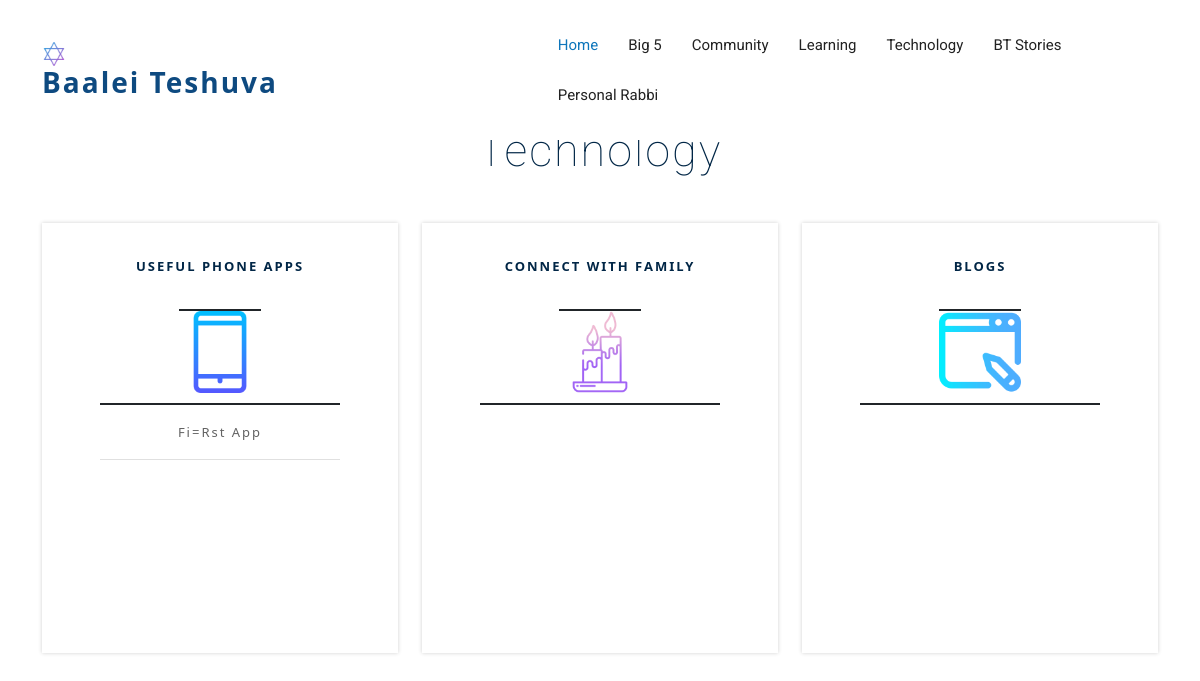
Page /technology/ on the earlier database version.
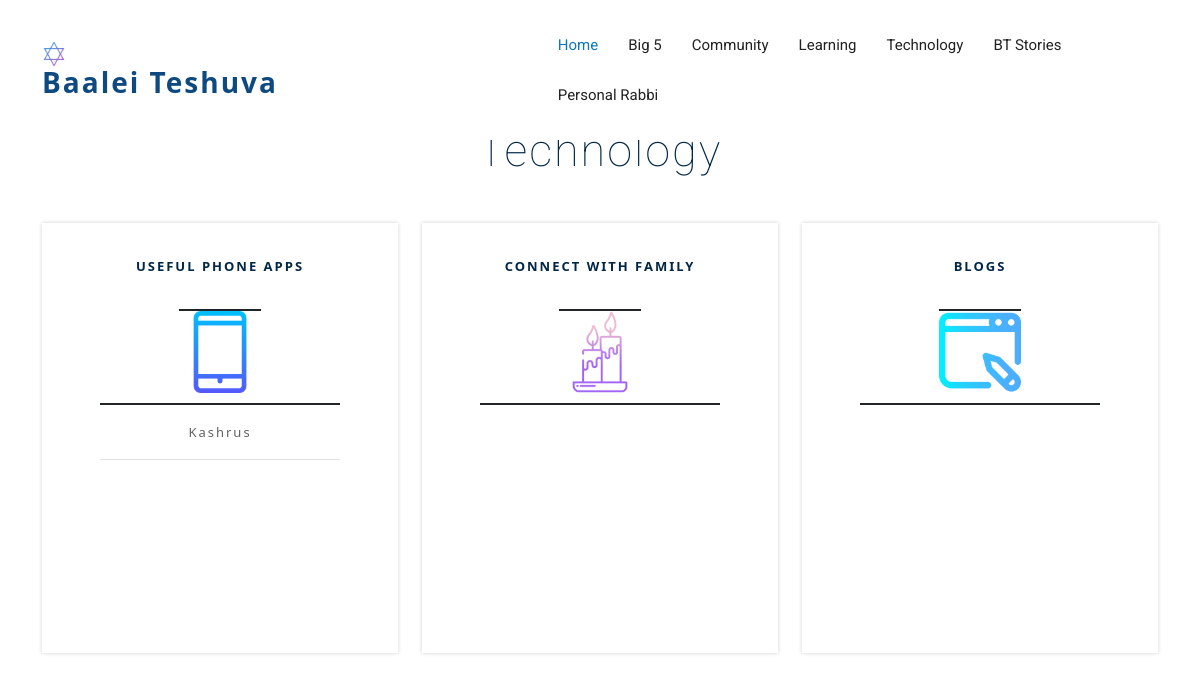
Same page on the later database version.
### baaleit/models.py (models this page shows, shortened)
class Technology(models.Model):
  nameChoices = (('Useful Phone Apps', 'useful phone apps'), ('Connect With Family', 'connect with family'), ('Blogs', 'blogs'))
  name = models.CharField(max_length=60, choices=nameChoices)
  namesub = models.CharField(max_length=60, default='Empty')
  link = models.URLField(max_length = 200, default='No Link')
  submenu = models.BooleanField(default=False)
  class Meta:
    verbose_name_plural = 'Technology'

### baaleit/views.py (the view)
# urls.py: path('technology/', views.technology, name='technology'),
def technology(request):
  technology = Technology.objects.all()
  sublinktechnology = SublinkTechnology.objects.all()
  return render(request, 'technology.html', {'technology': technology, 'sublinktechnology': sublinktechnology})

### baaleit/templates/technology.html (shortened to what this page needs)
{% extends 'base.html' %}
{% load static %}
{% block content %}
<section id="pricing" class="padd-section text-cente">
  <div class="container" data-aos="fade-up">
    <div class="section-title text-center">
      <h2>Technology</h2>
    </div>
    <div class="row" data-aos="fade-up" data-aos-delay="100">
      <div class="col-md-6 col-lg-4">
        <div class="block-pricing">
          <div class="table">
            <h4>Useful Phone Apps</h4>
            <img src="{% static 'assets/img/smartphone.png' %}" style="width: 25%;" class="img-fluid" alt="">
            <ul class="list-unstyled">
              {% for thing in technology %}
              {% if thing.name == 'Useful Phone Apps' and thing.submenu == True%}
              <a href="./technologytopic/{{thing.id}}"><li>{{thing.namesub}}</li></a>
              {% endif %}
              {% endfor %}
            </ul>
          </div>
        </div>
      </div>
      <div class="col-md-6 col-lg-4">
        <div class="block-pricing">
          <div class="table">
            <h4>Connect With Family</h4>
            <img src="{% static 'assets/img/candles.png' %}" style="width: 25%;" class="img-fluid" alt="">
            <ul class="list-unstyled">
            </ul>
          </div>
        </div>
      </div>
      <div class="col-md-6 col-lg-4">
        <div class="block-pricing">
          <div class="table">
            <h4>Blogs</h4>
            <img src="{% static 'assets/img/blogging.png' %}" style="width: 25%;" class="img-fluid" alt="">
            <ul class="list-unstyled">
            </ul>
          </div>
        </div>
      </div>
    </div>
  </div>
</section>
{% endblock %}

Differences in the rows shown:
changed Technology: namesub "Fi=rst App" → "Kashrus"
